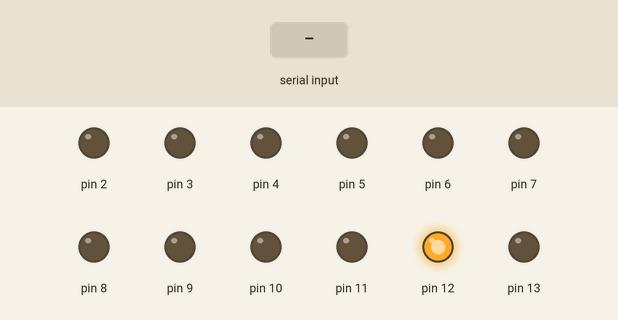
Recording of a sketch running on a simulated Arduino Uno, built with avr-gcc and run on an emulated ATmega328P. Shown: output pins drawn as LEDs (lit = HIGH). The test bench sets the inputs (shaded band). What the sketch prints to the serial monitor is not drawn.

Above: at 1.2 s.
1.3 s: "OFFALL" received over Serial
2.8 s: "44" received over Serial
Timing chart, 0 to 5.8 s (numbered marks = the images above; inputs shaded):
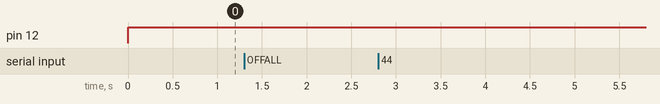

The sketch:

ArduinoCompurerCommunication.ino
```cpp
String listON[]={ "ON2", "ON3", "ON4", "ON5", "ON6", "ON7", "ON8", "ON9", "ON10", "ON11", "ON12", "ON13" };
String listOFF[]={ "OFF2", "OFF3", "OFF4", "OFF5", "OFF6", "OFF7", "OFF8", "OFF9", "OFF10", "OFF11", "OFF12", "OFF13" };

void setup(){
  Serial.begin(9600);
  pinMode(0,OUTPUT);
  pinMode(1,OUTPUT);
  pinMode(2,OUTPUT);
  pinMode(3,OUTPUT);
  pinMode(4,OUTPUT);
  pinMode(5,OUTPUT);
  pinMode(6,OUTPUT);
  pinMode(7,OUTPUT);
  pinMode(8,OUTPUT);
  pinMode(9,OUTPUT);
  pinMode(10,OUTPUT);
  pinMode(11,OUTPUT);
  pinMode(12,OUTPUT);
  pinMode(13,OUTPUT);

}
void loop(){
  String readString,varible;
  while(Serial.available()){
    delay(1);
    if(Serial.available()>0){
      char c=Serial.read();
      if(isControl(c))
      {
        break;
      }
      readString+=c;
    }
  }
varible=readString;
int i;
if(varible=="44")
  {

    Serial.write("44");

  }
for(i=1;i<15;i++){
   if(varible==listON[i]){
    digitalWrite(i,HIGH);
   }
   else if(varible==listOFF[i])
   {
    digitalWrite(i,LOW);
   }
   else if(varible=="OFFALL")
   {
   PORTD=0;
   PORTB=0;
   }
  }
varible="";
}
```

Measured:
- after the input at 2.8 s, every drawn part: stays the same
